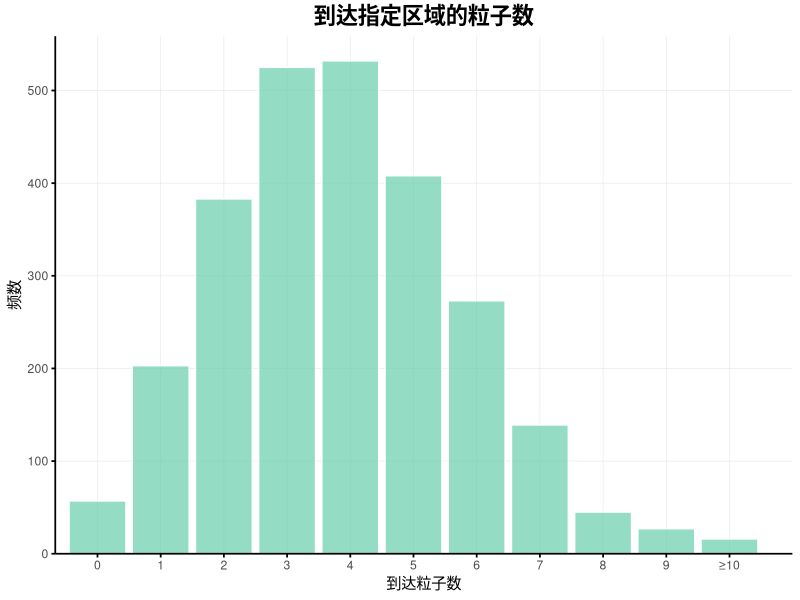
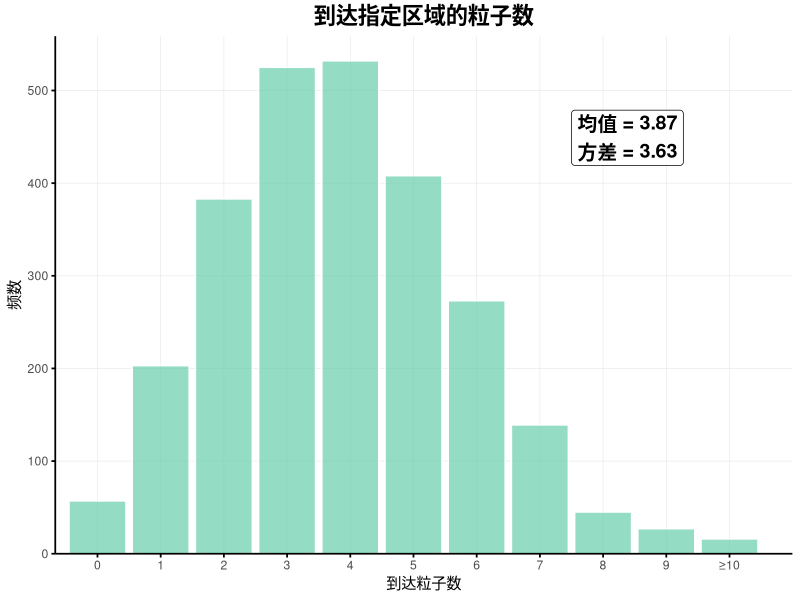
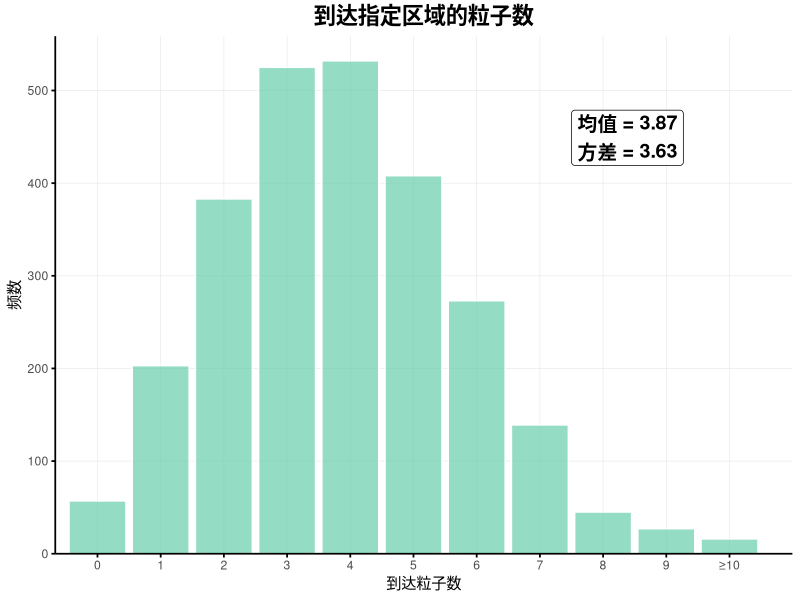

Reproduce these figures in R, in order.
# plot for slide 34: number of particles arrived in a given time interval
# Output: Particles_poisson.png
# data from Cramér, H. (1945). Mathematical Methods of Statistics. Uppsala and Princeton.
# see also: An Introduction to Probability Theory and Its Applications, Vol. 1, 3rd Edition by William Feller

library(ggplot2)
library(dplyr)
library(tidyr)
library(readxl)


setwd("D:\\Software\\GithubDesktop\\DataAnalysisIntro")

Nk = c(57,203,383,525,532,408,273,139,45,27,16  )
k  = 0:10


total_obs <- sum(Nk)  # 总观测数
mean_val <- round(sum(k * Nk) / total_obs,2)
var_val <- round(sum(Nk * (k - mean_val)^2) / (total_obs - 1) ,2)




# 创建数据框（ggplot2需要使用数据框格式）
plot_data <- data.frame(
  Num_of_particle = k,
  Observed_Freq = Nk
)

x_labels <- 0:10
x_labels[length(x_labels)] <- "≥10"  # 将最后一个标签改为≥10




p = ggplot(plot_data, aes(x = Num_of_particle,y = Observed_Freq)) +
  geom_col(  fill = "mediumaquamarine",          # 填充色
    color = "white",             # 边框色
    alpha = 0.7                  # 透明度（0-1）
  ) +
  # geom_density(color = "red", linewidth = 1.2) + # 添加密度曲线
  labs(
    title = "到达指定区域的粒子数",
    x = "到达粒子数",
    y = "频数"
  ) +
  theme_classic() +              # 使用简洁的主题
  theme(
    # 坐标轴线设置
    axis.line = element_line(color = "black", linewidth = 0.6),
    axis.line.x = element_line(color = "black", linewidth = 0.6),  # 单独设置x轴
    axis.line.y = element_line(color = "black", linewidth = 0.6),  # 单独设置y轴
    
    # 坐标轴刻度线
    axis.ticks = element_line(color = "black", linewidth = 0.6),
    
    # 确保移除其他边框
    panel.border = element_blank(),
    
    # 其他样式设置保持不变
    plot.title = element_text(hjust = 0.5, face = "bold", size = 16),
    plot.subtitle = element_text(hjust = 0.5, size = 12, color = "gray50"),
    legend.position = "top",
    legend.title = element_text(face = "bold"),
    panel.grid.major = element_line(color = "grey90", linewidth = 0.2),
    panel.grid.minor = element_blank()
  )+
  scale_y_continuous(expand = expansion(mult = c(0, 0.05)), limits = c(0, NA)) +
  scale_x_continuous(
    # breaks = scales::pretty_breaks(),
                     breaks = 0:10,
                     labels = x_labels,
                     expand = expansion(mult = c(0.02, 0.05)))  # 左边留2%空隙，右边留5%空隙

p



p_all = p + 
  annotate("label", 
           x = max(k)  * 0.75, 
           y = max(Nk) * 0.9,
           label = paste0("均值 = ", mean_val, "\n方差 = ", var_val),
           hjust = 0, vjust = 1,
           fill = "white", alpha = 0.8,
           color = "black", size = 5,
           fontface = "bold")

p_all #显示图片
ggsave("./Output/Lec3/Particles_poisson.png",p_all,width = 6,height = 4,dpi = 300,bg = "white")



